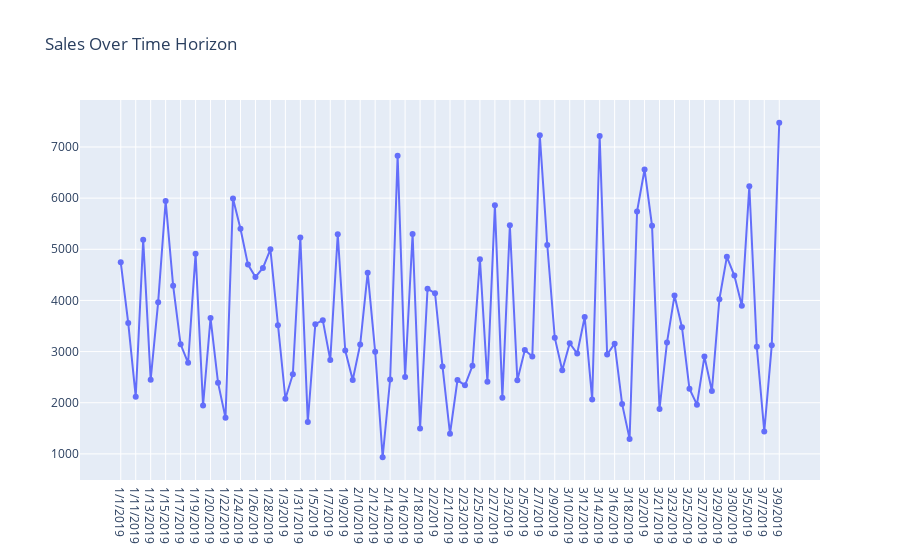

Write notebook code for a chart like this one.
### Code cell
# Sales trend over the time horizon.
sales_df = walmart_df.groupby(["Date"]).agg({"Total":"sum"}).reset_index()

sales_fig = go.Figure()

sales_fig.add_trace(go.Scatter(x = sales_df["Date"].values, y = sales_df["Total"].values, mode = "lines+markers"))
sales_fig.update_layout(title = "Sales Over Time Horizon")
sales_fig.show()
